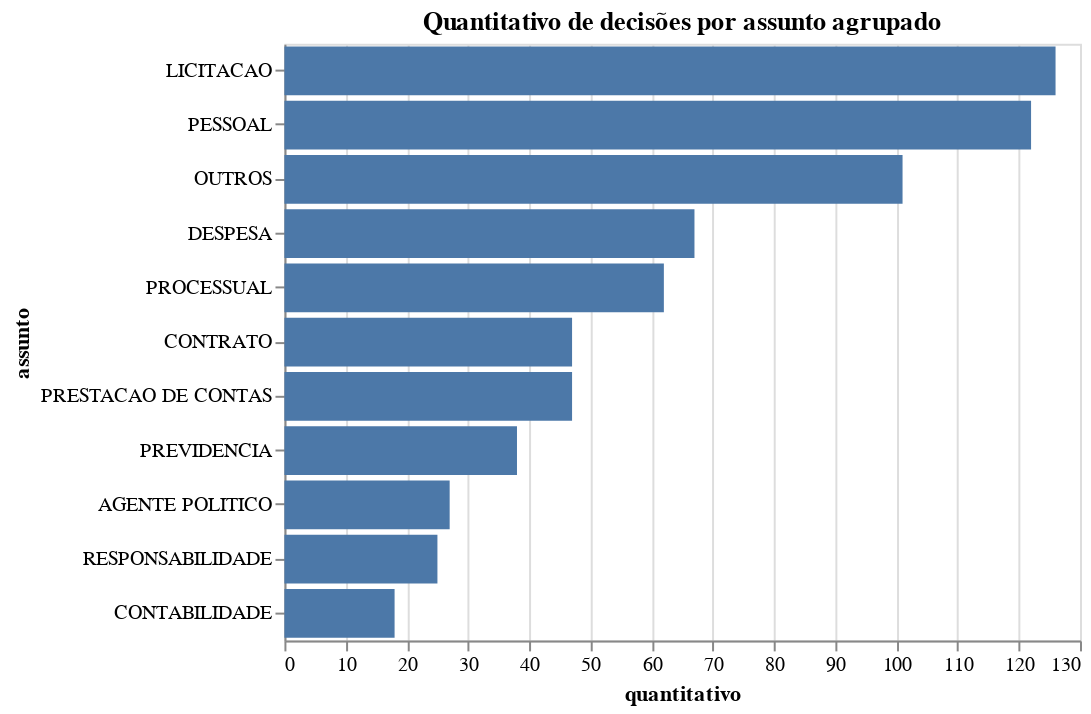

The notebook cell saved with this chart:
### Code cell
qtde_assuntos_agrupados = df.groupby('assunto_agrupado')['arquivo']\
    .count()\
    .reset_index()\
    .rename(columns={'assunto_agrupado': 'assunto', 'arquivo' : 'quantitativo'})
alt_agrupados = alt.Chart(qtde_assuntos_agrupados).mark_bar().encode(
    alt.X("quantitativo"),
    alt.Y("assunto", sort='-x', title="assunto"),
    tooltip=['assunto', 'quantitativo']
).properties(height=300,
             title='Quantitativo de decisões por assunto agrupado'
)
alt_agrupados

### Figure 1 — Vega-Lite specification as saved in the notebook (floating-point values rounded to 4 significant figures)
{"config": {"view": {"continuousWidth": 400, "continuousHeight": 300}}, "data": {"name": "data-f6f0583bcc2f55ff2f24b3a6d409f6f6"}, "mark": "bar", "encoding": {"tooltip": [{"type": "nominal", "field": "assunto"}, {"type": "quantitative", "field": "quantitativo"}], "x": {"type": "quantitative", "field": "quantitativo"}, "y": {"type": "nominal", "field": "assunto", "sort": "-x", "title": "assunto"}}, "height": 300, "title": "Quantitativo de decisões por assunto agrupado", "$schema": "https://vega.github.io/schema/vega-lite/v4.8.1.json", "datasets": {"data-f6f0583bcc2f55ff2f24b3a6d409f6f6": [{"assunto": "AGENTE POLITICO", "quantitativo": 27}, {"assunto": "CONTABILIDADE", "quantitativo": 18}, {"assunto": "CONTRATO", "quantitativo": 47}, {"assunto": "DESPESA", "quantitativo": 67}, {"assunto": "LICITACAO", "quantitativo": 126}, {"assunto": "OUTROS", "quantitativo": 101}, {"assunto": "PESSOAL", "quantitativo": 122}, {"assunto": "PRESTACAO DE CONTAS", "quantitativo": 47}, {"assunto": "PREVIDENCIA", "quantitativo": 38}, {"assunto": "PROCESSUAL", "quantitativo": 62}, {"assunto": "RESPONSABILIDADE", "quantitativo": 25}]}}
